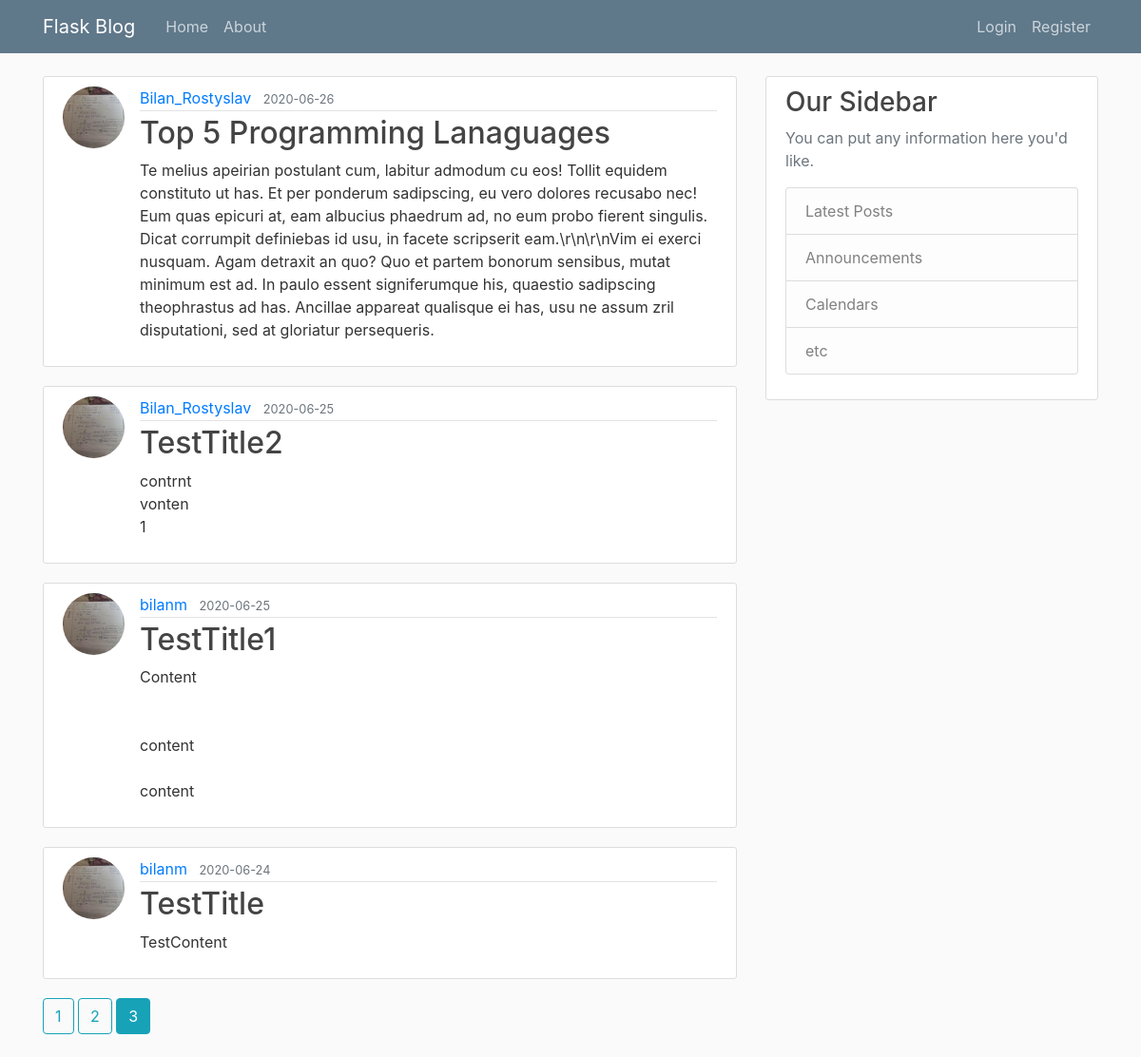
Screenshot of /home?page=3 with the database file from the repository.
### flaskblog/models.py (models this page shows, shortened)
class Post(db.Model):
    id = db.Column(db.Integer, primary_key=True)
    title = db.Column(db.String(100), nullable=False)
    date_posted = db.Column(db.DateTime, nullable=False, default=datetime.utcnow)
    content = db.Column(db.Text, nullable=False)
    user_id = db.Column(db.Integer, db.ForeignKey('user.id'), nullable=False)

class User(db.Model, UserMixin):
    id = db.Column(db.Integer, primary_key=True)
    username = db.Column(db.String(20), unique=True, nullable=False)
    email = db.Column(db.String(120), unique=True, nullable=False)
    image_file = db.Column(db.String(20), nullable=False, default='default.jpg')
    password = db.Column(db.String(60), nullable=False)
    posts = db.relationship('Post', backref='author', lazy=True)

### flaskblog/main/routes.py (the view)
@main.route("/")
@main.route("/home")
def home():
    page = request.args.get('page', 1, type=int)
    posts = Post.query.order_by(Post.date_posted.desc()).paginate(page=page, per_page=5)
    return render_template('home.html', posts=posts)

### flaskblog/templates/home.html
{% extends "layout.html" %}
{% block content %}
    {% for post in posts.items %}
        <article class="media content-section">
          <img class="rounded-circle article-img" src="{{ url_for('static', filename='profile_pics/' + post.author.image_file) }}">
          <div class="media-body">
            <div class="article-metadata">
              <a class="mr-2" href="{{ url_for('users.user_post', username=post.author.username) }}">{{ post.author.username }}</a>
              <small class="text-muted">{{ post.date_posted.strftime('%Y-%m-%d') }}</small>
            </div>
            <h2><a class="article-title" href="{{ url_for('posts.post', post_id=post.id) }}">{{ post.title }}</a></h2>
            <p class="article-content">{{ post.content }}</p>
          </div>
        </article>
    {% endfor %}
    {% for page_num in posts.iter_pages(left_edge=1, right_edge=1, left_current=1, right_current=2) %}
      {% if page_num %}
        {% if posts.page == page_num %}
          <a class="btn btn-info mb-4" href="{{ url_for('main.home', page=page_num) }}">{{ page_num }}</a>
        {% else %}
          <a class="btn btn-outline-info mb-4" href="{{ url_for('main.home', page=page_num) }}">{{ page_num }}</a>
        {% endif %}
      {% else %}
        ...
      {% endif %}
    {% endfor %}
{% endblock content %}

### flaskblog/static/main.css (style rules this page uses)
body { background: #fafafa; color: #333333; margin-top: 5rem; }
h1, h2, h3, h4, h5, h6 { color: #444444; }
.content-section { background: #ffffff; padding: 10px 20px; border: 1px solid #dddddd; border-radius: 3px; margin-bottom: 20px; }
.article-title { color: #444444; }
.article-content { white-space: pre-line; }
.article-img { height: 65px; width: 65px; margin-right: 16px; }
.article-metadata { padding-bottom: 1px; margin-bottom: 4px; border-bottom: 1px solid #e3e3e3 }

### rows the page displays
Post: image_file (picture), author.username "Bilan_Rostyslav", date_posted "2020-06-26", title "Top 5 Programming Lanaguages", content "Te melius apeirian postulant cum, labitur admodum cu eos! Tollit equidem constituto ut has. Et per ponderum sadipscing, eu vero dolores recusabo nec! Eum quas epicuri at, eam albucius phaedrum ad, no eum probo fierent singulis. Dicat corrumpit definiebas id usu, in facete scripserit eam.\\r\\n\\r\\nVim ei exerci nusquam. Agam detraxit an quo? Quo et partem bonorum sensibus, mutat minimum est ad. In paulo essent signiferumque his, quaestio sadipscing theophrastus ad has. Ancillae appareat qualisque ei has, usu ne assum zril disputationi, sed at gloriatur persequeris."
Post: image_file (picture), author.username "Bilan_Rostyslav", date_posted "2020-06-25", title "TestTitle2", content "contrnt vonten 1"
Post: image_file (picture), author.username "bilanm", date_posted "2020-06-25", title "TestTitle1", content "Content content content"
Post: image_file (picture), author.username "bilanm", date_posted "2020-06-24", title "TestTitle", content "TestContent"

### other values shown
{{ page_num }} "1" "2"
{{ page_num }} "3"
